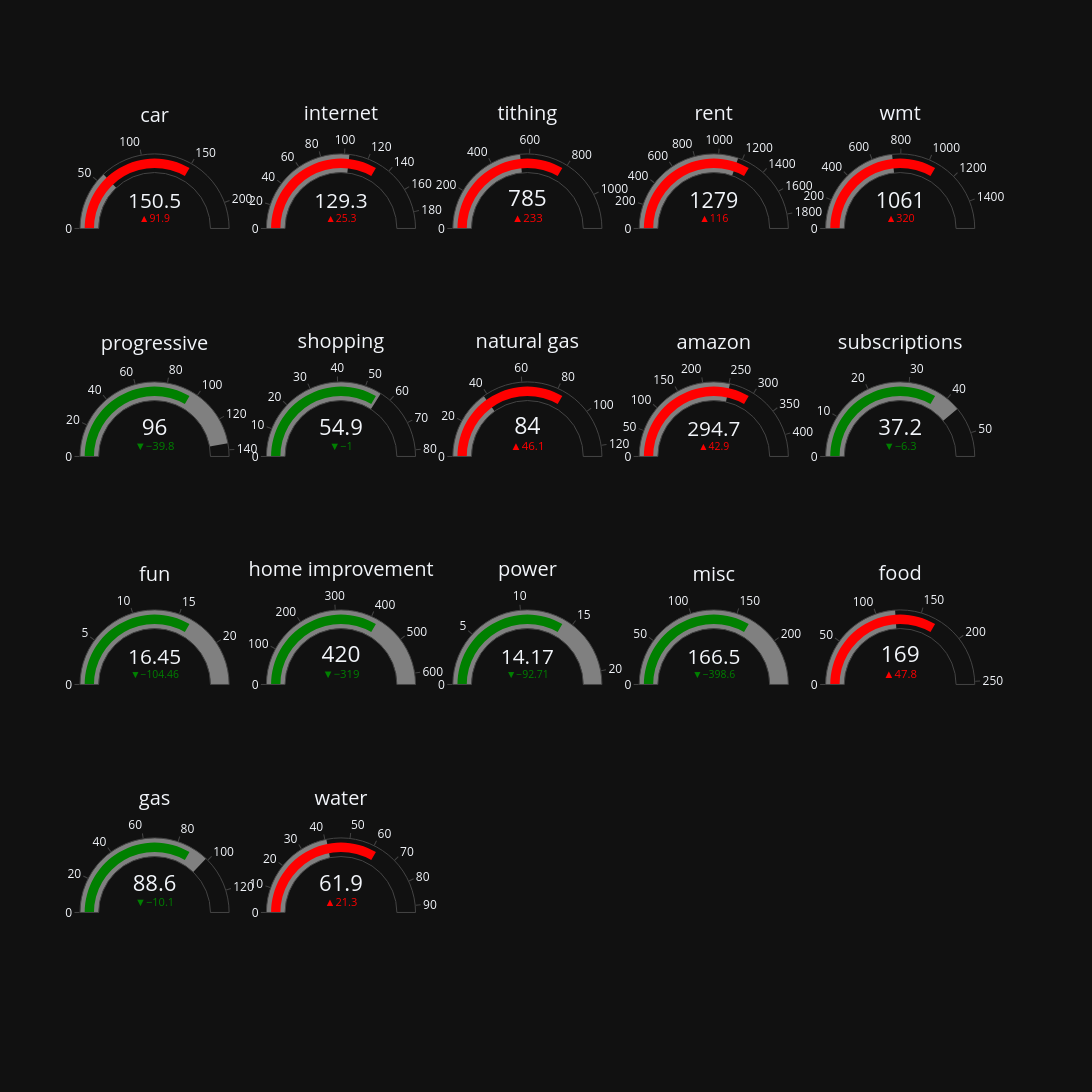

Here is the notebook cell this chart was saved with:
### Code cell
fig = go.Figure()

fig.update_layout(width=2000, height=1200, template="plotly_dark")


def create_guage(category, x1, x2, y1, y2):
    tf = joined_df.filter(pl.col("category").str.to_lowercase() == category.lower())

    if tf.is_empty():
        print(f"⚠️ No data for category: {category}")
        return

    lm = tf.select(pl.col("last_month").max()).item()
    ltm = tf.select(pl.col("LTM_avg").max()).item()

    if lm is None or ltm is None:
        print(f"⚠️ Missing values for {category}")
        return

    bar_color = 'red' if lm > ltm else 'green'

    fig.add_trace(go.Indicator(
        mode="number+gauge+delta", value=lm,
        delta={'reference': ltm,
               'increasing': {'color': "red"},
               'decreasing': {'color': "green"}},
        domain={'x': [x1, x2], 'y': [y1, y2]},
        title={'text': category},
        gauge={'steps': [{'range': [0, ltm], 'color': 'gray'}],
               'bar': {'color': bar_color}}
    ))


# Row 0 (top)
create_guage('car',          0.00, 0.16, 0.80, 1.00)
create_guage('internet',     0.20, 0.36, 0.80, 1.00)
create_guage('tithing',      0.40, 0.56, 0.80, 1.00)
create_guage('rent',         0.60, 0.76, 0.80, 1.00)
create_guage('wmt',          0.80, 0.96, 0.80, 1.00)

# Row 1
create_guage('progressive',  0.00, 0.16, 0.55, 0.75)
create_guage('shopping',     0.20, 0.36, 0.55, 0.75)
create_guage('natural gas',  0.40, 0.56, 0.55, 0.75)
create_guage('amazon',       0.60, 0.76, 0.55, 0.75)
create_guage('subscriptions',0.80, 0.96, 0.55, 0.75)

# Row 2
create_guage('fun',          0.00, 0.16, 0.30, 0.50)
create_guage('home improvement', 0.20, 0.36, 0.30, 0.50)
create_guage('power',        0.40, 0.56, 0.30, 0.50)
create_guage('misc',         0.60, 0.76, 0.30, 0.50)
create_guage('food',         0.80, 0.96, 0.30, 0.50)
def create_guage(category, x1, x2, y1, y2):
    tf = joined_df.filter(pl.col("category").str.to_lowercase() == category.lower())

    if tf.is_empty():
        print(f"⚠️ No data for category: {category}")
        return

    lm = tf.select(pl.col("last_month").max()).item()
    ltm = tf.select(pl.col("LTM_avg").max()).item()

    if lm is None or ltm is None:
        print(f"⚠️ Missing values for {category}")
        return

    bar_color = 'red' if lm > ltm else 'green'

    fig.add_trace(go.Indicator(
        mode="number+gauge+delta", value=lm,
        delta={'reference': ltm,
               'increasing': {'color': "red"},
               'decreasing': {'color': "green"}},
        domain={'x': [x1, x2], 'y': [y1, y2]},
        title={'text': category},
        gauge={'steps': [{'range': [0, ltm], 'color': 'gray'}],
               'bar': {'color': bar_color}}
    ))
# Row 3 (bottom)
create_guage('gas',          0.00, 0.16, 0.05, 0.25)
create_guage('water',        0.20, 0.36, 0.05, 0.25)



fig.show()

### Figure 1 — Plotly figure (JSON) as saved in the notebook; plotly's stock layout.template omitted (floating-point values rounded to 4 significant figures)
{"data": [{"delta": {"decreasing": {"color": "green"}, "increasing": {"color": "red"}, "reference": 58.52}, "domain": {"x": [0, 0.16], "y": [0.8, 1]}, "gauge": {"bar": {"color": "red"}, "steps": [{"color": "gray", "range": [0, 58.52]}]}, "mode": "number+gauge+delta", "title": {"text": "car"}, "type": "indicator", "value": 150.4}, {"delta": {"decreasing": {"color": "green"}, "increasing": {"color": "red"}, "reference": 104.0}, "domain": {"x": [0.2, 0.36], "y": [0.8, 1]}, "gauge": {"bar": {"color": "red"}, "steps": [{"color": "gray", "range": [0, 104.0]}]}, "mode": "number+gauge+delta", "title": {"text": "internet"}, "type": "indicator", "value": 129.3}, {"delta": {"decreasing": {"color": "green"}, "increasing": {"color": "red"}, "reference": 552.1}, "domain": {"x": [0.4, 0.56], "y": [0.8, 1]}, "gauge": {"bar": {"color": "red"}, "steps": [{"color": "gray", "range": [0, 552.1]}]}, "mode": "number+gauge+delta", "title": {"text": "tithing"}, "type": "indicator", "value": 785.1}, {"delta": {"decreasing": {"color": "green"}, "increasing": {"color": "red"}, "reference": 1164.0}, "domain": {"x": [0.6, 0.76], "y": [0.8, 1]}, "gauge": {"bar": {"color": "red"}, "steps": [{"color": "gray", "range": [0, 1164.0]}]}, "mode": "number+gauge+delta", "title": {"text": "rent"}, "type": "indicator", "value": 1279.0}, {"delta": {"decreasing": {"color": "green"}, "increasing": {"color": "red"}, "reference": 740.4}, "domain": {"x": [0.8, 0.96], "y": [0.8, 1]}, "gauge": {"bar": {"color": "red"}, "steps": [{"color": "gray", "range": [0, 740.4]}]}, "mode": "number+gauge+delta", "title": {"text": "wmt"}, "type": "indicator", "value": 1061.0}, {"delta": {"decreasing": {"color": "green"}, "increasing": {"color": "red"}, "reference": 135.9}, "domain": {"x": [0, 0.16], "y": [0.55, 0.75]}, "gauge": {"bar": {"color": "green"}, "steps": [{"color": "gray", "range": [0, 135.9]}]}, "mode": "number+gauge+delta", "title": {"text": "progressive"}, "type": "indicator", "value": 96.04}, {"delta": {"decreasing": {"color": "green"}, "increasing": {"color": "red"}, "reference": 55.96}, "domain": {"x": [0.2, 0.36], "y": [0.55, 0.75]}, "gauge": {"bar": {"color": "green"}, "steps": [{"color": "gray", "range": [0, 55.96]}]}, "mode": "number+gauge+delta", "title": {"text": "shopping"}, "type": "indicator", "value": 54.91}, {"delta": {"decreasing": {"color": "green"}, "increasing": {"color": "red"}, "reference": 37.92}, "domain": {"x": [0.4, 0.56], "y": [0.55, 0.75]}, "gauge": {"bar": {"color": "red"}, "steps": [{"color": "gray", "range": [0, 37.92]}]}, "mode": "number+gauge+delta", "title": {"text": "natural gas"}, "type": "indicator", "value": 84}, {"delta": {"decreasing": {"color": "green"}, "increasing": {"color": "red"}, "reference": 251.8}, "domain": {"x": [0.6, 0.76], "y": [0.55, 0.75]}, "gauge": {"bar": {"color": "red"}, "steps": [{"color": "gray", "range": [0, 251.8]}]}, "mode": "number+gauge+delta", "title": {"text": "amazon"}, "type": "indicator", "value": 294.7}, {"delta": {"decreasing": {"color": "green"}, "increasing": {"color": "red"}, "reference": 43.46}, "domain": {"x": [0.8, 0.96], "y": [0.55, 0.75]}, "gauge": {"bar": {"color": "green"}, "steps": [{"color": "gray", "range": [0, 43.46]}]}, "mode": "number+gauge+delta", "title": {"text": "subscriptions"}, "type": "indicator", "value": 37.17}, {"delta": {"decreasing": {"color": "green"}, "increasing": {"color": "red"}, "reference": 120.9}, "domain": {"x": [0, 0.16], "y": [0.3, 0.5]}, "gauge": {"bar": {"color": "green"}, "steps": [{"color": "gray", "range": [0, 120.9]}]}, "mode": "number+gauge+delta", "title": {"text": "fun"}, "type": "indicator", "value": 16.45}, {"delta": {"decreasing": {"color": "green"}, "increasing": {"color": "red"}, "reference": 738.9}, "domain": {"x": [0.2, 0.36], "y": [0.3, 0.5]}, "gauge": {"bar": {"color": "green"}, "steps": [{"color": "gray", "range": [0, 738.9]}]}, "mode": "number+gauge+delta", "title": {"text": "home improvement"}, "type": "indicator", "value": 420.4}, {"delta": {"decreasing": {"color": "green"}, "increasing": {"color": "red"}, "reference": 106.9}, "domain": {"x": [0.4, 0.56], "y": [0.3, 0.5]}, "gauge": {"bar": {"color": "green"}, "steps": [{"color": "gray", "range": [0, 106.9]}]}, "mode": "number+gauge+delta", "title": {"text": "power"}, "type": "indicator", "value": 14.17}, {"delta": {"decreasing": {"color": "green"}, "increasing": {"color": "red"}, "reference": 565.1}, "domain": {"x": [0.6, 0.76], "y": [0.3, 0.5]}, "gauge": {"bar": {"color": "green"}, "steps": [{"color": "gray", "range": [0, 565.1]}]}, "mode": "number+gauge+delta", "title": {"text": "misc"}, "type": "indicator", "value": 166.4}, {"delta": {"decreasing": {"color": "green"}, "increasing": {"color": "red"}, "reference": 121.2}, "domain": {"x": [0.8, 0.96], "y": [0.3, 0.5]}, "gauge": {"bar": {"color": "red"}, "steps": [{"color": "gray", "range": [0, 121.2]}]}, "mode": "number+gauge+delta", "title": {"text": "food"}, "type": "indicator", "value": 169.0}, {"delta": {"decreasing": {"color": "green"}, "increasing": {"color": "red"}, "reference": 98.71}, "domain": {"x": [0, 0.16], "y": [0.05, 0.25]}, "gauge": {"bar": {"color": "green"}, "steps": [{"color": "gray", "range": [0, 98.71]}]}, "mode": "number+gauge+delta", "title": {"text": "gas"}, "type": "indicator", "value": 88.59}, {"delta": {"decreasing": {"color": "green"}, "increasing": {"color": "red"}, "reference": 40.58}, "domain": {"x": [0.2, 0.36], "y": [0.05, 0.25]}, "gauge": {"bar": {"color": "red"}, "steps": [{"color": "gray", "range": [0, 40.58]}]}, "mode": "number+gauge+delta", "title": {"text": "water"}, "type": "indicator", "value": 61.88}], "layout": {"height": 1200, "width": 2000}}
